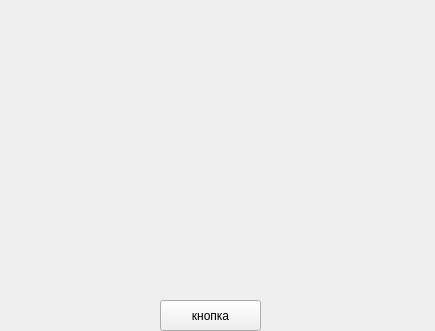
<?xml version="1.0" encoding="UTF-8"?>
<ui version="4.0">
 <class>Form</class>
 <widget class="QWidget" name="Form">
  <property name="geometry">
   <rect>
    <x>0</x>
    <y>0</y>
    <width>435</width>
    <height>331</height>
   </rect>
  </property>
  <property name="windowTitle">
   <string>Form</string>
  </property>
  <widget class="QPushButton" name="btn">
   <property name="geometry">
    <rect>
     <x>160</x>
     <y>300</y>
     <width>101</width>
     <height>31</height>
    </rect>
   </property>
   <property name="text">
    <string>кнопка</string>
   </property>
  </widget>
 </widget>
 <resources/>
 <connections/>
</ui>
